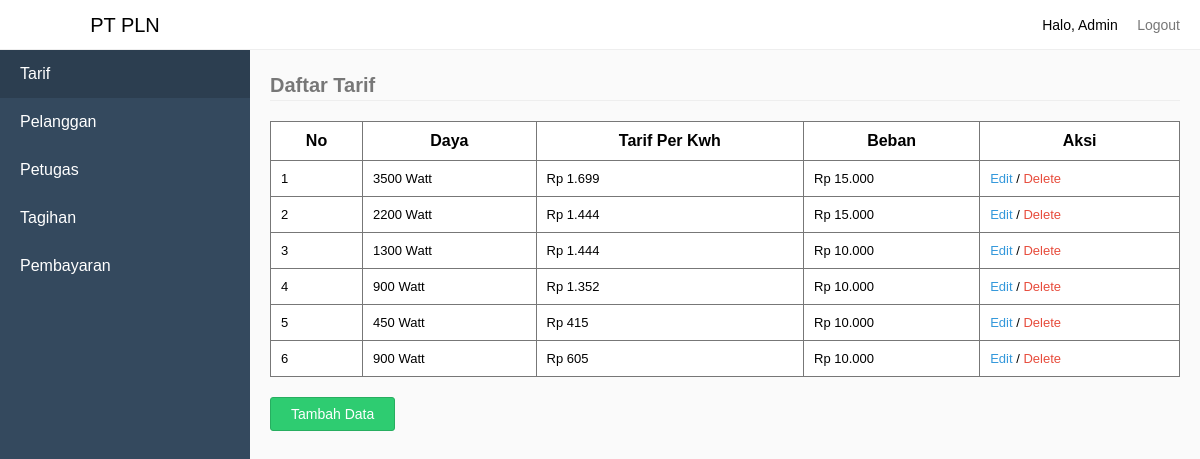
/index.php?pages=tarif (signed in), run on the app's committed database.
### tables this page shows
CREATE TABLE `tb_tarif` (
  `KodeTarif` int(11) NOT NULL,
  `Daya` varchar(50) NOT NULL,
  `TarifPerKwh` double(10,0) NOT NULL,
  `Beban` double(10,0) NOT NULL
);

### sources/tarif.php (the view, shortened to what this page needs)
<?php
	require_once "sources/maintemplate/header.php";
	$selectTarif = mysqli_query($connect, "SELECT * FROM tb_tarif ORDER BY KodeTarif DESC");
	if(mysqli_num_rows($selectTarif) > 0) {
?>
<legend>Daftar Tarif</legend>
<table>
	<tr>
		<th>No</th>
		<th>Daya</th>
		<th>Tarif Per Kwh</th>
		<th>Beban</th>
		<th>Aksi</th>
	</tr>
	<?php
		$No = 1;
		while($tarif = mysqli_fetch_assoc($selectTarif)) {
			$msg = "Apakah anda yakin ingin menghapus tarif dengan Daya ".$tarif['Daya']." Watt / Rp ".number_format($tarif['TarifPerKwh'], 0, '', '.');
	?>
	<tr>
		<td><?php echo $No; ?></td>
		<td><?php echo $tarif['Daya']; ?> Watt</td>
		<td><?php echo "Rp ".number_format($tarif['TarifPerKwh'], 0, '', '.'); ?></td>
		<td><?php echo "Rp ".number_format($tarif['Beban'], 0, '', '.'); ?></td>
		<td><a href="index.php?pages=edittarif&KodeTarif=<?php echo $tarif['KodeTarif']; ?>">Edit</a> / <a href="index.php?process=deletetarif&KodeTarif=<?php echo $tarif['KodeTarif']; ?>" onclick="return deleteAlert('<?php echo $msg; ?>')">Delete</a></td>
	</tr>
	<?php
			$No++;
		}
	?>
</table>
<a href="index.php?pages=inputtarif" class="button-group">
	<button type="button" class="btn btn-success">Tambah Data</button>
</a>
<?php
	} else {
		echo "Data Tarif Tidak ada";
	}
	require_once "sources/maintemplate/footer.php";

### sources/maintemplate/header.php (shortened to what this page needs)
<!DOCTYPE html>
<html>
<head>
	<link rel="stylesheet" type="text/css" href="assets/style.css">
</head>
<body>
	<div class="navbar">
		<div class="pull-right">
			<li class="loggedAs">Halo, <?php echo $data['NamaLengkap']; ?></li>
			<li><a href="index.php?process=logout">Logout</a></li>
		</div>
	</div>
	<div class="sidebar">
		<li class="brand">
			<?php
				if($data['Level'] == "Pelanggan") {
					echo '<a href="index.php?pages=home-pelanggan">PT PLN</a>';
				} else if($data['Level'] == "Petugas") {
					echo '<a href="index.php?pages=home-petugas">PT PLN</a>';
				} else {
					echo '<a href="index.php?pages=home-admin">PT PLN</a>';
				}
			?>
		</li>
		<?php
			if($data['Level'] == "Pelanggan" || $data['Level'] == "Petugas") {
		?>
		<li><a href="index.php?pages=tagihan" <?php echo $_GET['pages'] == "tagihan" ? 'class="active"': ''; ?>>Tagihan</a></li>
		<li><a href="index.php?pages=pembayaran" <?php echo $_GET['pages'] == "pembayaran" ? 'class="active"': ''; ?>>Pembayaran</a></li>
		<?php
			} else {
		?>
		<li><a href="index.php?pages=tarif" <?php echo $_GET['pages'] == "tarif" ? 'class="active"': ''; ?>>Tarif</a></li>
		<li><a href="index.php?pages=pelanggan" <?php echo $_GET['pages'] == "pelanggan" ? 'class="active"': ''; ?>>Pelanggan</a></li>
		<li><a href="index.php?pages=petugas" <?php echo $_GET['pages'] == "petugas" ? 'class="active"': ''; ?>>Petugas</a></li>
		<li><a href="index.php?pages=tagihan" <?php echo $_GET['pages'] == "tagihan" ? 'class="active"': ''; ?>>Tagihan</a></li>
		<li><a href="index.php?pages=pembayaran" <?php echo $_GET['pages'] == "pembayaran" ? 'class="active"': ''; ?>>Pembayaran</a></li>
		<?php
			}
		?>
	</div>
	<div class="content">

### assets/style.css (style rules this page uses)
* { padding:0; margin:0; box-sizing: border-box; font-family: sans-serif; }
legend { border-bottom: 1px solid #eee; line-height: 30px; margin-bottom: 20px; font-size: 20px; font-weight: bold; color: #777; }
body { background-color: #fafafa; }
li { list-style: none; }
table { border-collapse: collapse; border: 1px solid #777; width:100%; background-color: #fff; margin-bottom: 20px; }
table td { font-size: 13px; }
table tr > td:last-child a { text-decoration: none; }
table tr > td:last-child a:last-child { color: #E74C3C; }
table tr > td:last-child a:first-child { color: #3498DB; }
table td, th { border: 1px solid #777; padding: 10px; }
.navbar { height: 50px; background-color: #fff; border-bottom: 1px solid #eee; line-height: 50px; padding:0 20px; position: fixed; width:100%; top:0; z-index: 1; }
.navbar li { display: inline-block; }
.navbar .loggedAs { font-size: 14px; display: inline-block; }
.navbar li > a { padding-left:15px; text-decoration: none; color: #777; font-size: 14px; }
.pull-right { float:right; }
.sidebar { background-color: #34495E; width:250px; height:100%; position: fixed; top:0; left:0; z-index:2; }
.sidebar .brand { height:50px; background-color: #fff; border-bottom: 1px solid #eee; line-height: 20px; text-align: center; font-size: 20px; }
.sidebar .brand a { padding: 15px 20px; display: block; color: #000; text-decoration: none; }
.sidebar li:not(.brand) > a { padding: 15px 20px; display: block; color: #fff; text-decoration: none; }
.sidebar li:not(.brand) > a:hover, .sidebar li:not(.brand) > a.active { padding: 15px 20px; display: block; color: #fff; text-decoration: none; background-color: #2C3E50; }
div.content { margin-left:270px; margin-top: 70px; margin-right:20px; }
.btn { background-color: #fff; border: 1px solid #eee; padding: 8px 20px; border-radius:3px; cursor: pointer; font-size: 14px; }
.btn-success { background-color: #2ECC71; border: 1px solid #27AE60; color: #fff; }
.button-group { text-decoration: none; }

### data on the page
tb_tarif: Daya "3500", TarifPerKwh "1.699", Beban "15.000"
tb_tarif: Daya "2200", TarifPerKwh "1.444", Beban "15.000"
tb_tarif: Daya "1300", TarifPerKwh "1.444", Beban "10.000"
tb_tarif: Daya "900", TarifPerKwh "1.352", Beban "10.000"
tb_tarif: Daya "450", TarifPerKwh "415", Beban "10.000"
tb_tarif: Daya "900", TarifPerKwh "605", Beban "10.000"

### other printed values
$data['NamaLengkap'] "Admin"
